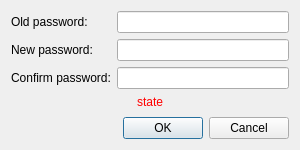
<?xml version="1.0" encoding="UTF-8"?>
<ui version="4.0">
 <class>ChangePasswordDialog</class>
 <widget class="QDialog" name="ChangePasswordDialog">
  <property name="geometry">
   <rect>
    <x>0</x>
    <y>0</y>
    <width>300</width>
    <height>150</height>
   </rect>
  </property>
  <property name="windowTitle">
   <string>Change password dialog</string>
  </property>
  <layout class="QGridLayout" name="gridLayout">
   <item row="0" column="0">
    <widget class="QLabel" name="oldPasswordLabel">
     <property name="text">
      <string>Old password:</string>
     </property>
    </widget>
   </item>
   <item row="0" column="1">
    <widget class="QLineEdit" name="oldPasswordEdit">
     <property name="echoMode">
      <enum>QLineEdit::Password</enum>
     </property>
    </widget>
   </item>
   <item row="1" column="0">
    <widget class="QLabel" name="newPasswordLabel">
     <property name="text">
      <string>New password:</string>
     </property>
    </widget>
   </item>
   <item row="1" column="1">
    <widget class="QLineEdit" name="newPasswordEdit">
     <property name="echoMode">
      <enum>QLineEdit::Password</enum>
     </property>
    </widget>
   </item>
   <item row="2" column="0">
    <widget class="QLabel" name="confirmPasswordLabel">
     <property name="text">
      <string>Confirm password:</string>
     </property>
    </widget>
   </item>
   <item row="2" column="1">
    <widget class="QLineEdit" name="confirmPasswordEdit">
     <property name="echoMode">
      <enum>QLineEdit::Password</enum>
     </property>
    </widget>
   </item>
   <item row="3" column="0" colspan="2">
    <widget class="QLabel" name="stateLabel">
     <property name="styleSheet">
      <string notr="true">color: rgb(255, 0, 0);</string>
     </property>
     <property name="text">
      <string>state</string>
     </property>
     <property name="alignment">
      <set>Qt::AlignCenter</set>
     </property>
    </widget>
   </item>
   <item row="4" column="0" colspan="2">
    <spacer name="verticalSpacer">
     <property name="orientation">
      <enum>Qt::Vertical</enum>
     </property>
     <property name="sizeHint" stdset="0">
      <size>
       <width>20</width>
       <height>1</height>
      </size>
     </property>
    </spacer>
   </item>
   <item row="5" column="0" colspan="2">
    <widget class="QDialogButtonBox" name="buttonBox">
     <property name="orientation">
      <enum>Qt::Horizontal</enum>
     </property>
     <property name="standardButtons">
      <set>QDialogButtonBox::Cancel|QDialogButtonBox::Ok</set>
     </property>
    </widget>
   </item>
  </layout>
 </widget>
 <resources/>
 <connections/>
</ui>
